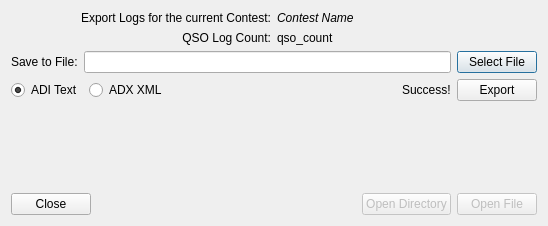
<?xml version="1.0" encoding="UTF-8"?>
<ui version="4.0">
 <class>AdifExport</class>
 <widget class="QDialog" name="AdifExport">
  <property name="geometry">
   <rect>
    <x>0</x>
    <y>0</y>
    <width>548</width>
    <height>226</height>
   </rect>
  </property>
  <property name="windowTitle">
   <string>ADIF File Export</string>
  </property>
  <layout class="QVBoxLayout" name="verticalLayout">
   <item>
    <layout class="QGridLayout" name="gridLayout">
     <item row="0" column="0">
      <widget class="QLabel" name="label_intro">
       <property name="sizePolicy">
        <sizepolicy hsizetype="Preferred" vsizetype="Preferred">
         <horstretch>0</horstretch>
         <verstretch>0</verstretch>
        </sizepolicy>
       </property>
       <property name="text">
        <string>Export Logs for the current Contest:</string>
       </property>
       <property name="alignment">
        <set>Qt::AlignRight|Qt::AlignTrailing|Qt::AlignVCenter</set>
       </property>
       <property name="wordWrap">
        <bool>true</bool>
       </property>
      </widget>
     </item>
     <item row="0" column="1">
      <widget class="QLabel" name="label_contest">
       <property name="font">
        <font>
         <italic>true</italic>
        </font>
       </property>
       <property name="text">
        <string>Contest Name</string>
       </property>
      </widget>
     </item>
     <item row="1" column="0">
      <widget class="QLabel" name="label_3">
       <property name="text">
        <string>QSO Log Count:</string>
       </property>
       <property name="alignment">
        <set>Qt::AlignRight|Qt::AlignTrailing|Qt::AlignVCenter</set>
       </property>
      </widget>
     </item>
     <item row="1" column="1">
      <widget class="QLabel" name="label_qso_count">
       <property name="text">
        <string>qso_count</string>
       </property>
      </widget>
     </item>
    </layout>
   </item>
   <item>
    <layout class="QHBoxLayout" name="horizontalLayout">
     <item>
      <widget class="QLabel" name="label">
       <property name="text">
        <string>Save to File:</string>
       </property>
      </widget>
     </item>
     <item>
      <widget class="QLineEdit" name="file_path">
       <property name="focusPolicy">
        <enum>Qt::NoFocus</enum>
       </property>
       <property name="alignment">
        <set>Qt::AlignRight|Qt::AlignTrailing|Qt::AlignVCenter</set>
       </property>
       <property name="readOnly">
        <bool>true</bool>
       </property>
       <property name="placeholderText">
        <string/>
       </property>
      </widget>
     </item>
     <item>
      <widget class="QPushButton" name="button_file">
       <property name="text">
        <string>Select File</string>
       </property>
       <property name="icon">
        <iconset theme="SP_DirOpenIcon">
         <normaloff>.</normaloff>.</iconset>
       </property>
       <property name="default">
        <bool>true</bool>
       </property>
      </widget>
     </item>
    </layout>
   </item>
   <item>
    <layout class="QHBoxLayout" name="horizontalLayout_3">
     <item>
      <widget class="QRadioButton" name="radio_adi">
       <property name="text">
        <string>ADI Text</string>
       </property>
       <property name="checked">
        <bool>true</bool>
       </property>
       <attribute name="buttonGroup">
        <string notr="true">buttonGroup_2</string>
       </attribute>
      </widget>
     </item>
     <item>
      <widget class="QRadioButton" name="radio_xml">
       <property name="text">
        <string>ADX XML</string>
       </property>
       <attribute name="buttonGroup">
        <string notr="true">buttonGroup_2</string>
       </attribute>
      </widget>
     </item>
     <item>
      <spacer name="horizontalSpacer_2">
       <property name="orientation">
        <enum>Qt::Horizontal</enum>
       </property>
       <property name="sizeHint" stdset="0">
        <size>
         <width>40</width>
         <height>20</height>
        </size>
       </property>
      </spacer>
     </item>
     <item>
      <widget class="QLabel" name="label_success">
       <property name="text">
        <string>Success!</string>
       </property>
      </widget>
     </item>
     <item>
      <widget class="QPushButton" name="button_export">
       <property name="text">
        <string>Export</string>
       </property>
       <property name="autoDefault">
        <bool>false</bool>
       </property>
      </widget>
     </item>
    </layout>
   </item>
   <item>
    <spacer name="verticalSpacer">
     <property name="orientation">
      <enum>Qt::Vertical</enum>
     </property>
     <property name="sizeHint" stdset="0">
      <size>
       <width>20</width>
       <height>40</height>
      </size>
     </property>
    </spacer>
   </item>
   <item>
    <layout class="QHBoxLayout" name="horizontalLayout_2">
     <item>
      <widget class="QPushButton" name="button_close">
       <property name="text">
        <string>Close</string>
       </property>
       <property name="autoDefault">
        <bool>false</bool>
       </property>
      </widget>
     </item>
     <item>
      <spacer name="horizontalSpacer">
       <property name="orientation">
        <enum>Qt::Horizontal</enum>
       </property>
       <property name="sizeHint" stdset="0">
        <size>
         <width>40</width>
         <height>20</height>
        </size>
       </property>
      </spacer>
     </item>
     <item>
      <widget class="QPushButton" name="button_open_dir">
       <property name="enabled">
        <bool>false</bool>
       </property>
       <property name="text">
        <string>Open Directory</string>
       </property>
       <property name="autoDefault">
        <bool>false</bool>
       </property>
      </widget>
     </item>
     <item>
      <widget class="QPushButton" name="button_open_file">
       <property name="enabled">
        <bool>false</bool>
       </property>
       <property name="text">
        <string>Open File</string>
       </property>
       <property name="autoDefault">
        <bool>false</bool>
       </property>
      </widget>
     </item>
    </layout>
   </item>
  </layout>
 </widget>
 <tabstops>
  <tabstop>button_file</tabstop>
  <tabstop>button_export</tabstop>
  <tabstop>button_open_dir</tabstop>
  <tabstop>button_open_file</tabstop>
  <tabstop>button_close</tabstop>
 </tabstops>
 <resources/>
 <connections/>
 <buttongroups>
  <buttongroup name="buttonGroup_2"/>
 </buttongroups>
</ui>
